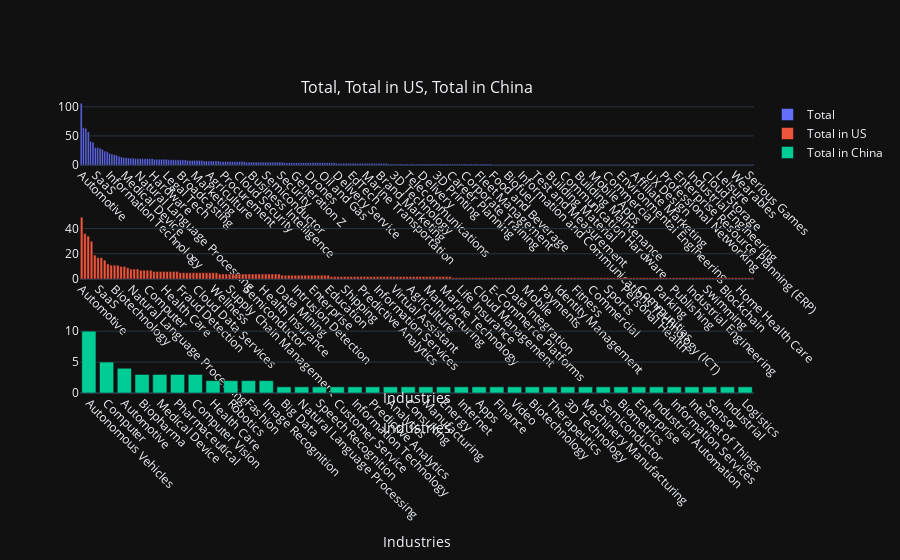

This figure's notebook cell:
### Code cell
import plotly.express as px
import plotly.io as pio
from plotly.subplots import make_subplots
import plotly.graph_objects as go

industry_counts, industry_total = industry_Calcs(df) 
industry_counts_USA, industry_total_USA = industry_Calcs(df, "United States")
industry_counts_China, industry_total_China = industry_Calcs(df, "China")

fig = make_subplots(rows=3, cols=1, subplot_titles= ["Total, Total in US, Total in China"])
fig.add_trace(go.Bar(x=list(industry_counts.keys()), y=sorted(list(industry_counts.values()), reverse=True), name="Total"), row=1, col=1)
fig.add_trace(go.Bar(x=list(industry_counts_USA.keys()), y=sorted(list(industry_counts_USA.values()), reverse=True), name="Total in US"), row=2, col=1)
fig.add_trace(go.Bar(x=list(industry_counts_China.keys()), y=sorted(list(industry_counts_China.values()), reverse=True), name="Total in China"), row=3, col=1)


# use plotly to create a bar chart of the industry counts sorted by count in darkmode
fig.update_layout(template="plotly_dark")
# make the x axis labels rotated a bit
fig.update_xaxes(title_text="Industries", tickangle=45)
fig.show()
# download the html of the plot
pio.write_html(fig, file="Charts/industry_counts_x3.html", auto_open=True)

# create one figure that has three subplots on for each country

### Figure 1 — Plotly figure (JSON) as saved in the notebook; plotly's stock layout.template omitted (floating-point values rounded to 4 significant figures; data arrays with more than 128 entries replaced by an {"elided": "..."} marker saying what was removed)
{"data": [{"name": "Total", "type": "bar", "x": {"elided": "285 str values"}, "xaxis": "x", "y": {"elided": "285 int values"}, "yaxis": "y"}, {"name": "Total in US", "type": "bar", "x": {"elided": "205 str values"}, "xaxis": "x2", "y": {"elided": "205 int values"}, "yaxis": "y2"}, {"name": "Total in China", "type": "bar", "x": ["Autonomous Vehicles", "Computer", "Automotive", "Biopharma", "Medical Device", "Pharmaceutical", "Computer Vision", "Health Care", "Robotics", "Fashion", "Image Recognition", "Big Data", "Natural Language Processing", "Speech Recognition", "Customer Service", "Information Technology", "Predictive Analytics", "Analytics", "Consulting", "Manufacturing", "Energy", "Internet", "Apps", "Finance", "Video", "Biotechnology", "Therapeutics", "3D Technology", "Machinery Manufacturing", "Semiconductor", "Biometrics", "Enterprise", "Industrial Automation", "Information Services", "Internet of Things", "Sensor", "Industrial", "Logistics"], "xaxis": "x3", "y": [10, 5, 4, 3, 3, 3, 3, 2, 2, 2, 2, 1, 1, 1, 1, 1, 1, 1, 1, 1, 1, 1, 1, 1, 1, 1, 1, 1, 1, 1, 1, 1, 1, 1, 1, 1, 1, 1], "yaxis": "y3"}], "layout": {"annotations": [{"font": {"size": 16}, "showarrow": false, "text": "Total, Total in US, Total in China", "x": 0.5, "xanchor": "center", "xref": "paper", "y": 1, "yanchor": "bottom", "yref": "paper"}], "xaxis": {"anchor": "y", "domain": [0, 1], "tickangle": 45, "title": {"text": "Industries"}}, "xaxis2": {"anchor": "y2", "domain": [0, 1], "tickangle": 45, "title": {"text": "Industries"}}, "xaxis3": {"anchor": "y3", "domain": [0, 1], "tickangle": 45, "title": {"text": "Industries"}}, "yaxis": {"anchor": "x", "domain": [0.7778, 1]}, "yaxis2": {"anchor": "x2", "domain": [0.3889, 0.6111]}, "yaxis3": {"anchor": "x3", "domain": [0, 0.2222]}}}
